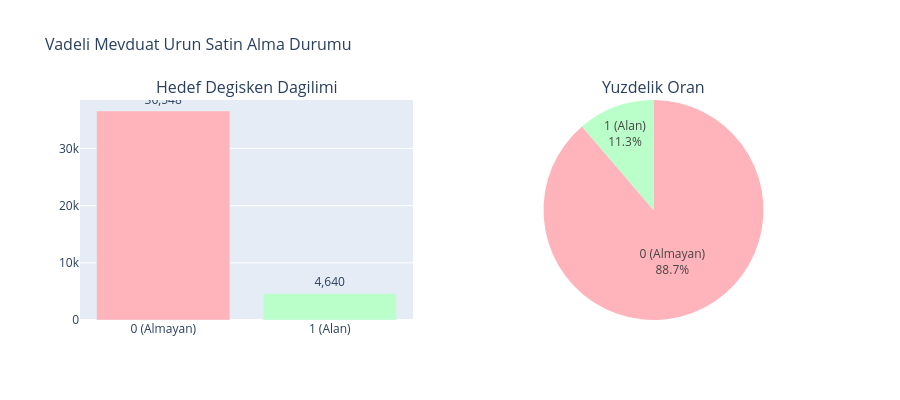

Source (notebook cell):
### Code cell
# Hedef değişkenin dağılımı
target_counts = df['y'].value_counts()
target_percentages = df['y'].value_counts(normalize=True) * 100

# Hedef değişkenin değerlerini otomatik algılama
target_values = target_counts.index.tolist()
# Genellikle 'no', 0, 'n' gibi değerler negatif, 'yes', 1 gibi değerler pozitif
negative_value = target_values[0]  # İlk değer (genellikle çoğunluk sınıfı)
positive_value = target_values[1] if len(target_values) > 1 else target_values[0]

print("📊 HEDEF DEĞİŞKEN (y) DAĞILIMI")
print("="*60)
print(f"❌ {negative_value} (Ürünü Almayan)  : {target_counts.iloc[0]:,} ({target_percentages.iloc[0]:.2f}%)")
print(f"✅ {positive_value} (Ürünü Alan)      : {target_counts.iloc[1]:,} ({target_percentages.iloc[1]:.2f}%)")
print("="*60)

# Görselleştirme
fig = make_subplots(
    rows=1, cols=2,
    subplot_titles=('Hedef Degisken Dagilimi', 'Yuzdelik Oran'),
    specs=[[{"type": "bar"}, {"type": "pie"}]]
)

# Bar chart
fig.add_trace(
    go.Bar(
        x=[f'{negative_value} (Almayan)', f'{positive_value} (Alan)'],
        y=[target_counts.iloc[0], target_counts.iloc[1]],
        marker_color=['#FFB3BA', '#BAFFC9'],
        text=[f"{target_counts.iloc[0]:,}", f"{target_counts.iloc[1]:,}"],
        textposition='outside',
        showlegend=False
    ),
    row=1, col=1
)

# Pie chart
fig.add_trace(
    go.Pie(
        labels=[f'{negative_value} (Almayan)', f'{positive_value} (Alan)'],
        values=[target_counts.iloc[0], target_counts.iloc[1]],
        marker_colors=['#FFB3BA', '#BAFFC9'],
        textinfo='label+percent',
        textfont_size=12
    ),
    row=1, col=2
)

fig.update_layout(
    title_text="Vadeli Mevduat Urun Satin Alma Durumu",
    title_font_size=16,
    height=400,
    showlegend=False
)

fig.show()

# YBS perspektifinden değerlendirme
print("\n💼 YBS PERSPEKTİFİNDEN DEĞERLENDİRME:")
print("="*60)
print(f"⚠️ Veri dengesizlik var! (Class Imbalance)")
print(f"   - Çoğunluk sınıfı: {negative_value} ({target_percentages.iloc[0]:.1f}%)")
print(f"   - Azınlık sınıfı : {positive_value} ({target_percentages.iloc[1]:.1f}%)")
print(f"\n📌 İş Etkisi:")
print(f"   Müşterilerin sadece %{target_percentages.iloc[1]:.1f}'i ürünü satın alıyor.")
print(f"   Bu da call center operasyonlarının verimliliğinin düşük olduğunu gösteriyor.")
print("="*60)

### Figure 1 — Plotly figure (JSON) as saved in the notebook; plotly's stock layout.template omitted (floating-point values rounded to 4 significant figures)
{"data": [{"marker": {"color": ["#FFB3BA", "#BAFFC9"]}, "showlegend": false, "text": ["36,548", "4,640"], "textposition": "outside", "type": "bar", "x": ["0 (Almayan)", "1 (Alan)"], "xaxis": "x", "y": [36548, 4640], "yaxis": "y"}, {"domain": {"x": [0.55, 1], "y": [0, 1]}, "labels": ["0 (Almayan)", "1 (Alan)"], "marker": {"colors": ["#FFB3BA", "#BAFFC9"]}, "textfont": {"size": 12}, "textinfo": "label+percent", "type": "pie", "values": [36548, 4640]}], "layout": {"annotations": [{"font": {"size": 16}, "showarrow": false, "text": "Hedef Degisken Dagilimi", "x": 0.225, "xanchor": "center", "xref": "paper", "y": 1, "yanchor": "bottom", "yref": "paper"}, {"font": {"size": 16}, "showarrow": false, "text": "Yuzdelik Oran", "x": 0.775, "xanchor": "center", "xref": "paper", "y": 1, "yanchor": "bottom", "yref": "paper"}], "height": 400, "showlegend": false, "title": {"font": {"size": 16}, "text": "Vadeli Mevduat Urun Satin Alma Durumu"}, "xaxis": {"anchor": "y", "domain": [0, 0.45]}, "yaxis": {"anchor": "x", "domain": [0, 1]}}}
